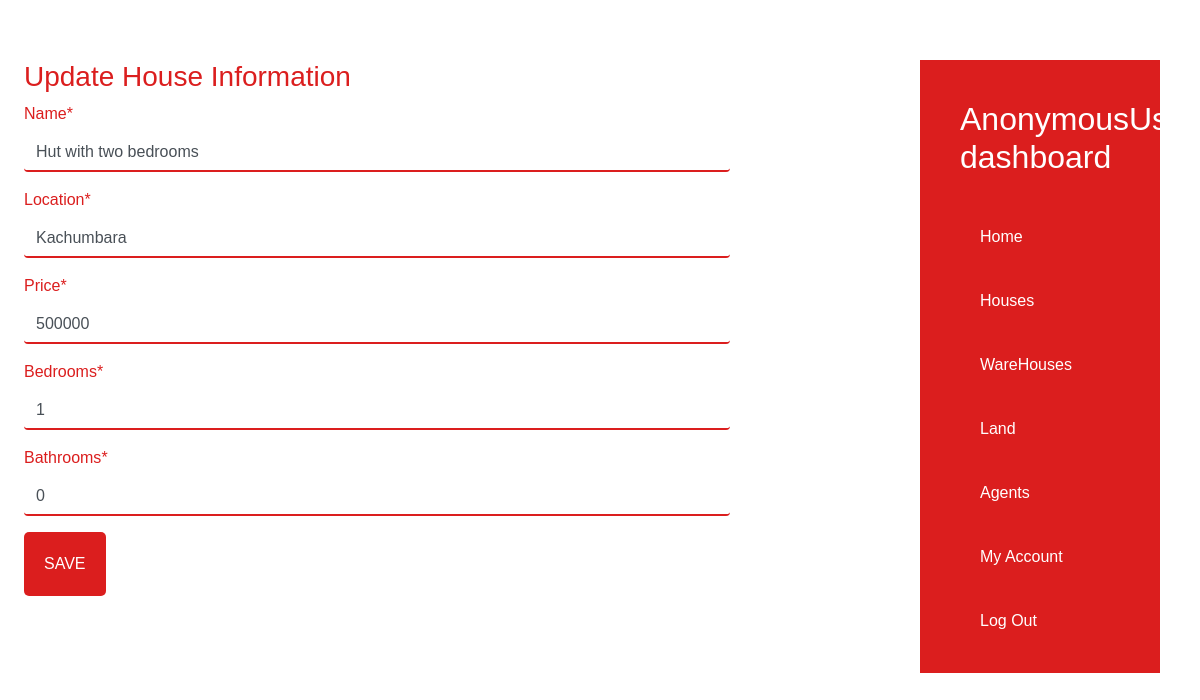
Page /update_house/2/ on the committed database.
### properties/models.py (models this page shows, shortened)
class House(models.Model):
    name=models.CharField(max_length=40)
    price=models.IntegerField()
    location=models.CharField(max_length=25)
    bedrooms=models.IntegerField()
    bathrooms=models.IntegerField()
    toilets=models.IntegerField()
    swimming_pool=models.BooleanField()
    agent=models.ForeignKey(User,on_delete=models.CASCADE)
    uploaded=models.DateField(auto_now_add=True)

### properties/views.py (the view)
# urls.py: path('update_house/<pk>/',views.HouseUpdateView.as_view(),name='house_update'),
class HouseUpdateView(UpdateView):
    model = House
    fields=['name','location','price','bedrooms','bathrooms']
    template_name = "properties/houseupdate.html"
    success_url='/houses/'

### properties/templates/properties/houseupdate.html (shortened to what this page needs)
{% extends 'properties/dashboard.html' %}
{% load crispy_forms_tags %}
{% block content %}
<div class="dash-form">
    <h3>Update House Information</h3>
    <form action="" method="post">
        {{ form |crispy}}
        <input type="submit" value="Save" class="mybtn">
    </form>
</div>
{% endblock content %}

### properties/static/properties/css/main.css (style rules this page uses)
:root { --primarycolor: rgb(219, 30, 30); --black: black; --blackish: rgba(0, 0, 0, 0.404); --white: white; --whitish: rgba(255, 255, 255, 0.671); --dunno:rgb(250, 246, 240); }
html { scroll-behavior: smooth; overflow-x: hidden; }
body { background-color: ; }
* { padding: 0; margin: 0; box-sizing: border-box; font-family: "Poppins", sans-serif; }
.mybtn { background-color: var(--primarycolor); color: var(--white); padding: 20px; text-transform: uppercase; border-radius: 5px; cursor: pointer; }
input[type="submit"] { border: none; }
.dash-form { width: 60%; color: var(--primarycolor); }
.dash-form input[type='text'] { border: none; border-bottom: 2px solid var(--primarycolor); outline: none; }
.dash-form input[type='number'] { border: none; border-bottom: 2px solid var(--primarycolor); outline: none; }

### rows in the picture
House: name "Hut with two bedrooms", location "Kachumbara", price "500000", bedrooms "1", bathrooms "0"

### other values in the picture
{{ user }} "AnonymousUser"
